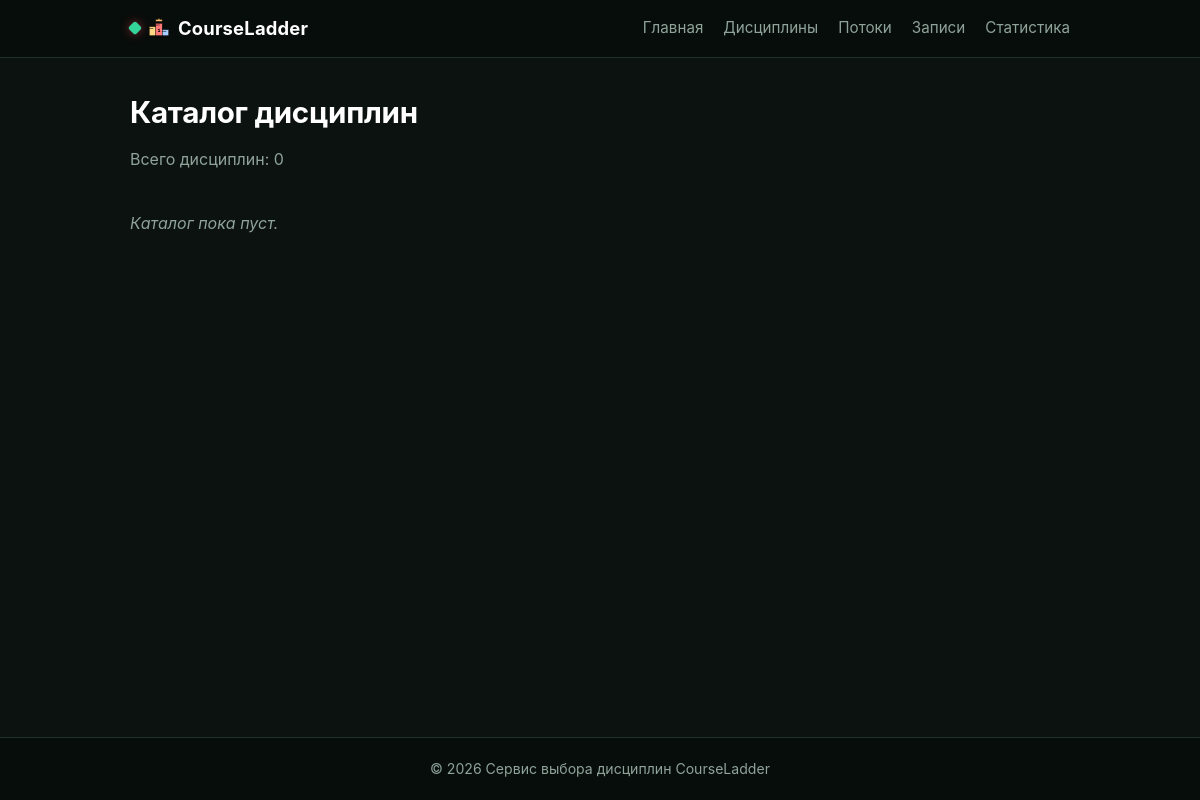
Page /disciplines/ on the earlier database version.
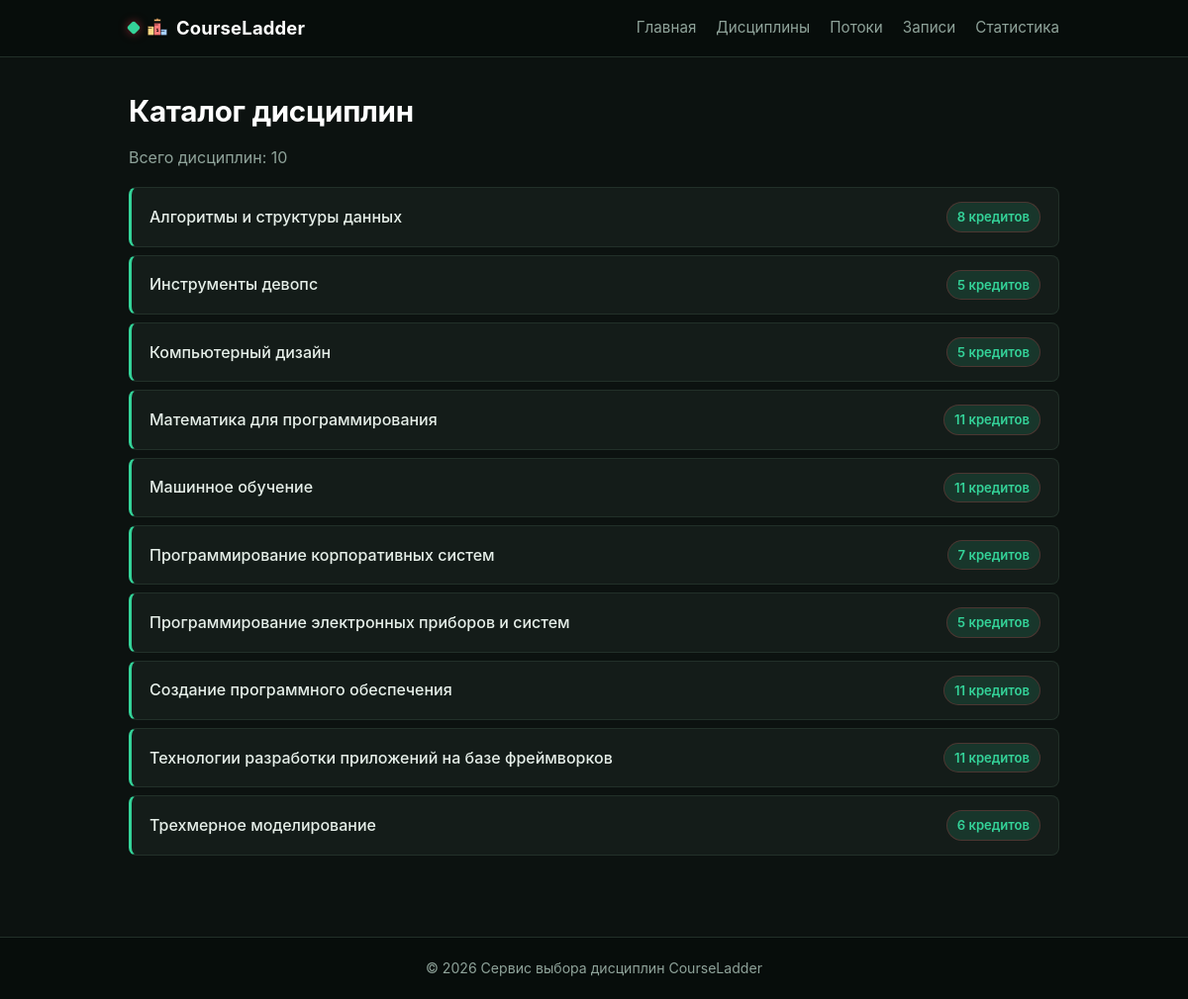
Same page on the later database version.
### catalog/models.py (models this page shows, shortened)
class Discipline(models.Model):
    name = models.CharField(max_length=200, verbose_name="Название")
    slug = models.SlugField(unique=True, blank=True)
    credits = models.PositiveIntegerField(verbose_name="Кредиты")

### catalog/views.py (the view)
# urls.py: path("", views.discipline_list, name="discipline_list"),
def discipline_list(request):
    disciplines = Discipline.objects.all().order_by("name")
    context = {
        "disciplines": disciplines
    }
    return render(request, "catalog/discipline_list.html", context)

### enrollments/models.py (called while the page is built)
    def active(self):
        return self.filter(status=Enrollment.Status.ACTIVE)

    def get_queryset(self):
        return EnrollmentQuerySet(self.model, using=self._db)

    def active(self):
        return self.get_queryset().active()

### homepage/context_processors.py (called while the page is built)
def global_stats(request):
    return {
        'total_active_enrollments': Enrollment.objects.active().count()
    }

### templates/catalog/discipline_list.html (shortened to what this page needs)
{% extends "base.html" %}
{% block content %}
<h1>Каталог дисциплин</h1>
<p class="muted">Всего дисциплин: {{ disciplines|length }}</p>
{% if disciplines %}
    <ul class="item-list">
        {% for discipline in disciplines %}
            <li>
                <a href="{% url 'catalog:discipline_detail' discipline.slug %}">
                    <span class="item-name">{{ discipline.name }}</span>
                    <span class="badge">{{ discipline.credits }} кредитов</span>
                </a>
            </li>
        {% endfor %}
    </ul>
{% else %}
    <p class="empty">Каталог пока пуст.</p>
{% endif %}
{% endblock %}

Differences in the rows shown:
added Discipline: name "Алгоритмы и структуры данных", credits "8"
added Discipline: name "Инструменты девопс", credits "5"
added Discipline: name "Компьютерный дизайн", credits "5"
added Discipline: name "Математика для программирования", credits "11"
added Discipline: name "Машинное обучение", credits "11"
added Discipline: name "Программирование корпоративных систем", credits "7"
added Discipline: name "Программирование электронных приборов и систем", credits "5"
added Discipline: name "Создание программного обеспечения", credits "11"
added Discipline: name "Технологии разработки приложений на базе фреймворков", credits "11"
added Discipline: name "Трехмерное моделирование", credits "6"
Other differences:
{{ disciplines|length }}: "0" → "10"
text no longer shown: "Каталог пока пуст."
